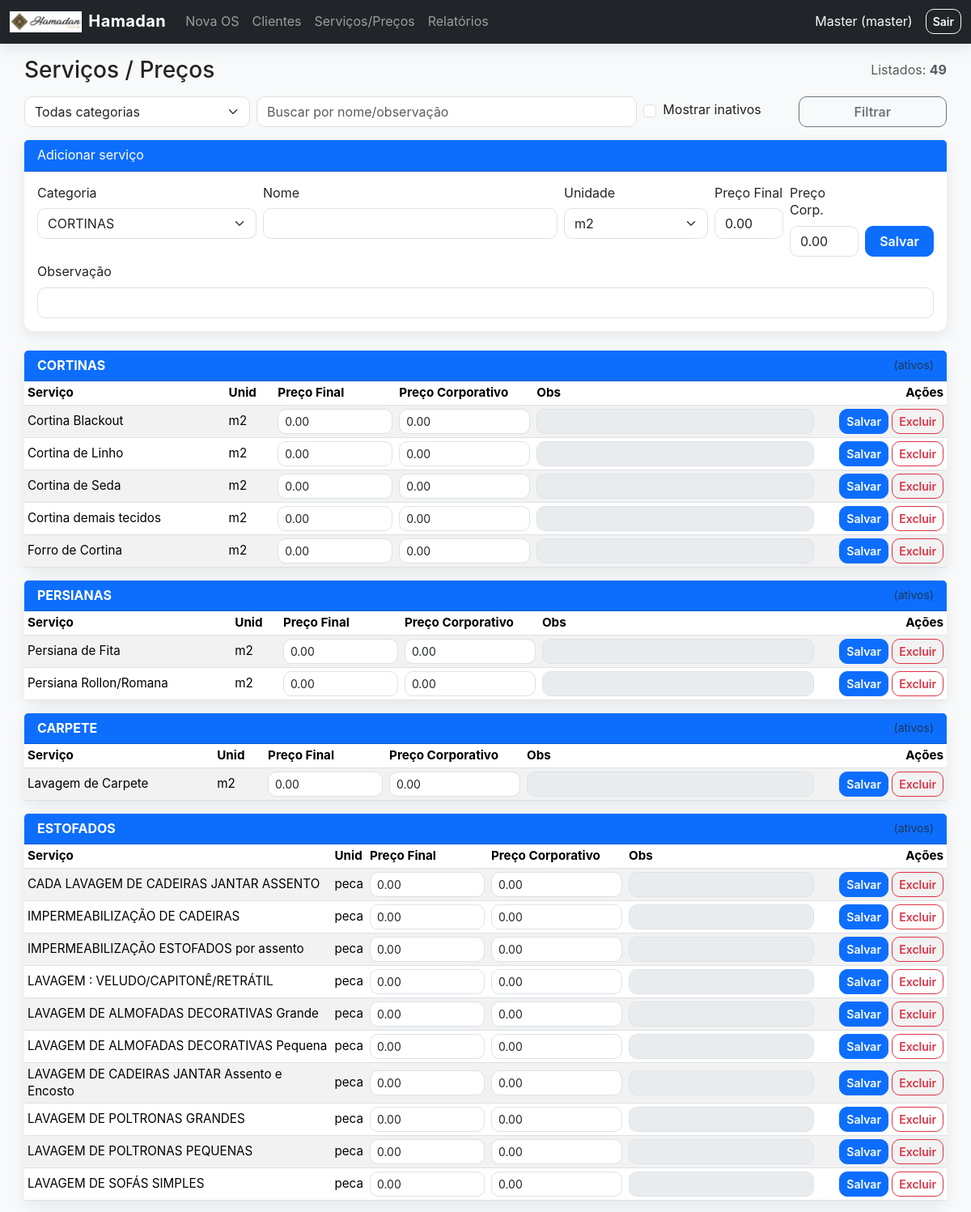
/?route=services (signed in, upper part), run on the app's committed database.
### tables this page shows
CREATE TABLE IF NOT EXISTS services (
  id INT AUTO_INCREMENT PRIMARY KEY,
  categoria ENUM('CORTINAS','PERSIANAS','CARPETE','ESTOFADOS','TAPETES') NOT NULL,
  nome VARCHAR(220) NOT NULL,
  unidade ENUM('m2','ml','peca') NOT NULL,
  preco_final DECIMAL(10,2) NOT NULL DEFAULT 0.00,
  preco_corporativo DECIMAL(10,2) NOT NULL DEFAULT 0.00,
  ativo TINYINT(1) NOT NULL DEFAULT 1,
  observacao VARCHAR(255),
  updated_at TIMESTAMP DEFAULT CURRENT_TIMESTAMP ON UPDATE CURRENT_TIMESTAMP
);

### app/helpers.php (called while the page is built, shortened)
<?php
function h($s){ return htmlspecialchars((string)$s, ENT_QUOTES, 'UTF-8'); }

### pages/services.php (the view, shortened to what this page needs)
<?php
$CATS=['CORTINAS','PERSIANAS','CARPETE','ESTOFADOS','TAPETES'];
$q     = trim($_GET['q'] ?? '');
$show_inactive = isset($_GET['show_inactive']) && $_GET['show_inactive']=='1';
$sql = "SELECT * FROM services WHERE 1=1";
$p   = [];
if(!$show_inactive){
  $sql .= " AND ativo=1";
}else{
  $sql .= " AND ativo=0";
}
$sql.=" ORDER BY categoria,nome";
$st=$pdo->prepare($sql);
$st->execute($p);
$rows=$st->fetchAll();
$group=[]; foreach($rows as $r){ $group[$r['categoria']][]=$r; }
?>
<div class="d-flex flex-column flex-md-row justify-content-between align-items-md-center mb-3 gap-2">
  <h3 class="mb-0">Serviços / Preços</h3>
  <div class="text-muted">Listados: <strong><?=count($rows)?></strong></div>
</div>
<form class="row g-2 mb-3">
  <div class="col-md-3">
    <select name="cat" class="form-select">
      <option value="">Todas categorias</option>
    </select>
  </div>
  <div class="col-md-5">
    <input name="q" class="form-control" placeholder="Buscar por nome/observação" value="<?=h($q)?>">
  </div>
  <div class="col-md-2 d-flex align-items-center">
    <div class="form-check">
      <input class="form-check-input" type="checkbox" value="1" id="show_inactive" name="show_inactive" <?=$show_inactive?'checked':''?>>
      <label class="form-check-label" for="show_inactive">Mostrar inativos</label>
    </div>
  </div>
  <div class="col-md-2"><button class="btn btn-outline-secondary w-100">Filtrar</button></div>
</form>
<div class="card mb-4">
  <div class="card-header">Adicionar serviço</div>
  <div class="card-body">
    <form method="post" class="row g-2">
      <div class="col-md-3">
        <label class="form-label">Categoria</label>
        <select name="categoria" class="form-select">
          <?php foreach($CATS as $c):?><option><?=$c?></option><?php endforeach;?>
        </select>
      </div>
      <div class="col-md-4">
        <label class="form-label">Nome</label>
        <input name="nome" class="form-control" required>
      </div>
      <div class="col-md-2">
        <label class="form-label">Unidade</label>
        <select name="unidade" class="form-select">
          <option value="m2">m2</option>
        </select>
      </div>
      <div class="col-md-1">
        <label class="form-label">Preço Final</label>
        <input name="preco_final" type="number" step="0.01" class="form-control" value="0.00">
      </div>
      <div class="col-md-1">
        <label class="form-label">Preço Corp.</label>
        <input name="preco_corporativo" type="number" step="0.01" class="form-control" value="0.00">
      </div>
      <div class="col-md-1 d-flex align-items-end">
        <button class="btn btn-primary w-100">Salvar</button>
      </div>
      <div class="col-12">
        <label class="form-label">Observação</label>
        <input name="observacao" class="form-control">
      </div>
    </form>
  </div>
</div>
<?php foreach($CATS as $cat): $list=$group[$cat]??[]; if(!$list) continue; ?>
<div class="card mb-3">
  <div class="card-header d-flex justify-content-between align-items-center">
    <strong><?=$cat?></strong>
    <small class="text-muted"><?=$show_inactive?'(inativos)':'(ativos)'?></small>
  </div>
  <div class="card-body p-0">
    <div class="table-responsive">
      <table class="table table-sm table-striped mb-0 align-middle">
        <thead>
          <tr>
            <th>Serviço</th><th>Unid</th>
            <th style="width:150px">Preço Final</th>
            <th style="width:170px">Preço Corporativo</th>
            <th>Obs</th>
            <th style="width:160px" class="text-end">Ações</th>
          </tr>
        </thead>
        <tbody>
        <?php foreach($list as $r): ?>
          <tr>
            <form method="post" class="row g-1">
              <td><?=h($r['nome'])?></td>
              <td><?=h($r['unidade'])?></td>
              <td><input name="preco_final" type="number" step="0.01" class="form-control form-control-sm"
                         value="<?=number_format((float)$r['preco_final'],2,'.','')?>"></td>
              <td><input name="preco_corporativo" type="number" step="0.01" class="form-control form-control-sm"
                         value="<?=number_format((float)$r['preco_corporativo'],2,'.','')?>"></td>
              <td><input class="form-control form-control-sm" value="<?=h($r['observacao'])?>" disabled></td>
              <td class="text-end">
                <?php if(!$show_inactive): ?>
                  <button class="btn btn-sm btn-primary" name="save" value="1">Salvar</button>
                  <button class="btn btn-sm btn-outline-danger" name="delete" value="1"
                          onclick="return confirm('Desativar este serviço? OS antigas não serão afetadas.');">
                    Excluir
                  </button>
                <?php else: ?>
                  <button class="btn btn-sm btn-success" name="restore" value="1">Restaurar</button>
                <?php endif; ?>
              </td>
            </form>
          </tr>
        <?php endforeach; ?>
        </tbody>
      </table>
    </div>
  </div>
</div>
<?php endforeach; ?>

### views/partials/header.php (shortened to what this page needs)
?><!doctype html><html lang="pt-br"><head>
<link href="https://cdn.jsdelivr.net/npm/bootstrap@5.3.3/dist/css/bootstrap.min.css" rel="stylesheet">
<link rel="stylesheet" href="/assets/style.css"><title>HamadanApp</title></head><body>
<nav class="navbar navbar-expand-lg navbar-dark bg-dark sticky-top"><div class="container-fluid">
<a class="navbar-brand d-flex align-items-center" href="/?route=dashboard">
<img src="/assets/hamadan-logo.png" alt="Hamadan" style="height:26px" class="me-2"> Hamadan</a>
<div id="navMenu" class="collapse navbar-collapse">
<ul class="navbar-nav me-auto">
<li class="nav-item"><a class="nav-link" href="/?route=wo-new">Nova OS</a></li>
<li class="nav-item"><a class="nav-link" href="/?route=customers">Clientes</a></li>
<?php if(($_SESSION['role']??'')==='master'): ?>
<li class="nav-item"><a class="nav-link" href="/?route=services">Serviços/Preços</a></li>
<?php endif; ?>
<li class="nav-item"><a class="nav-link" href="/?route=reports">Relatórios</a></li>
</ul>
<span class="navbar-text text-light me-3"><?=h($_SESSION['name']??'')?> (<?=h($_SESSION['role']??'')?>)</span>
<a class="btn btn-outline-light btn-sm" href="/logout.php">Sair</a>
</div></div></nav>
<div class="container my-3 px-2 px-md-0">

### index.php (shortened to what this page needs)
<?php
require __DIR__.'/app/db.php';
require __DIR__.'/app/helpers.php';
$route = $_GET['route'] ?? 'dashboard';
include __DIR__.'/views/partials/header.php';
switch($route){
  case 'services':          include __DIR__.'/pages/services.php'; break;
}
include __DIR__.'/views/partials/footer.php';

### views/partials/footer.php (shortened to what this page needs)
</div>
</body></html>

### assets/style.css (style rules this page uses)
:root { --primary:#0d6efd; --dark:#212529; --light:#f8f9fa; --accent:#198754; --danger:#dc3545; --radius:12px; --shadow:0 6px 18px rgba(0,0,0,.08); }
html,body { height:100%;background:var(--light); }
body { font-family:Inter,system-ui,Segoe UI,Roboto,Helvetica,Arial,sans-serif;color:#222;line-height:1.35; }
.navbar { box-shadow:var(--shadow); }
.navbar-brand { font-weight:700;letter-spacing:.4px; }
.container .card { border:none;border-radius:var(--radius);box-shadow:var(--shadow); }
.card-header { background:var(--primary);color:#fff;border-top-left-radius:var(--radius);border-top-right-radius:var(--radius); }
.form-control,.form-select { border-radius:10px; }
.btn { border-radius:10px;font-weight:600; }
.table { font-size:.95rem; }
.table thead { background:#eef1f4; }
.table td,.table th { vertical-align:middle; }

### data on the page
services: nome "Cortina Blackout", unidade "m2", preco_final "0.00", preco_corporativo "0.00"
services: nome "Cortina de Linho", unidade "m2", preco_final "0.00", preco_corporativo "0.00"
services: nome "Cortina de Seda", unidade "m2", preco_final "0.00", preco_corporativo "0.00"
services: nome "Cortina demais tecidos", unidade "m2", preco_final "0.00", preco_corporativo "0.00"
services: nome "Forro de Cortina", unidade "m2", preco_final "0.00", preco_corporativo "0.00"
services: nome "Persiana de Fita", unidade "m2", preco_final "0.00", preco_corporativo "0.00"
services: nome "Persiana Rollon/Romana", unidade "m2", preco_final "0.00", preco_corporativo "0.00"
services: nome "Lavagem de Carpete", unidade "m2", preco_final "0.00", preco_corporativo "0.00"
services: nome "CADA LAVAGEM DE CADEIRAS JANTAR ASSENTO", unidade "peca", preco_final "0.00", preco_corporativo "0.00"
services: nome "IMPERMEABILIZAÇÃO DE CADEIRAS", unidade "peca", preco_final "0.00", preco_corporativo "0.00"
services: nome "IMPERMEABILIZAÇÃO ESTOFADOS por assento", unidade "peca", preco_final "0.00", preco_corporativo "0.00"
services: nome "LAVAGEM : VELUDO/CAPITONÊ/RETRÁTIL", unidade "peca", preco_final "0.00", preco_corporativo "0.00"
services: nome "LAVAGEM DE ALMOFADAS DECORATIVAS Grande", unidade "peca", preco_final "0.00", preco_corporativo "0.00"
services: nome "LAVAGEM DE ALMOFADAS DECORATIVAS Pequena", unidade "peca", preco_final "0.00", preco_corporativo "0.00"
services: nome "LAVAGEM DE CADEIRAS JANTAR Assento e Encosto", unidade "peca", preco_final "0.00", preco_corporativo "0.00"
services: nome "LAVAGEM DE POLTRONAS GRANDES", unidade "peca", preco_final "0.00", preco_corporativo "0.00"
services: nome "LAVAGEM DE POLTRONAS PEQUENAS", unidade "peca", preco_final "0.00", preco_corporativo "0.00"
services: nome "LAVAGEM DE SOFÁS SIMPLES", unidade "peca", preco_final "0.00", preco_corporativo "0.00"

### other printed values
$_SESSION['name'] "Master"
$_SESSION['role'] "master"
count($rows) "49"
$cat "CORTINAS"
$cat "PERSIANAS"
$cat "CARPETE"
$cat "ESTOFADOS"
form field categoria "CORTINAS"
